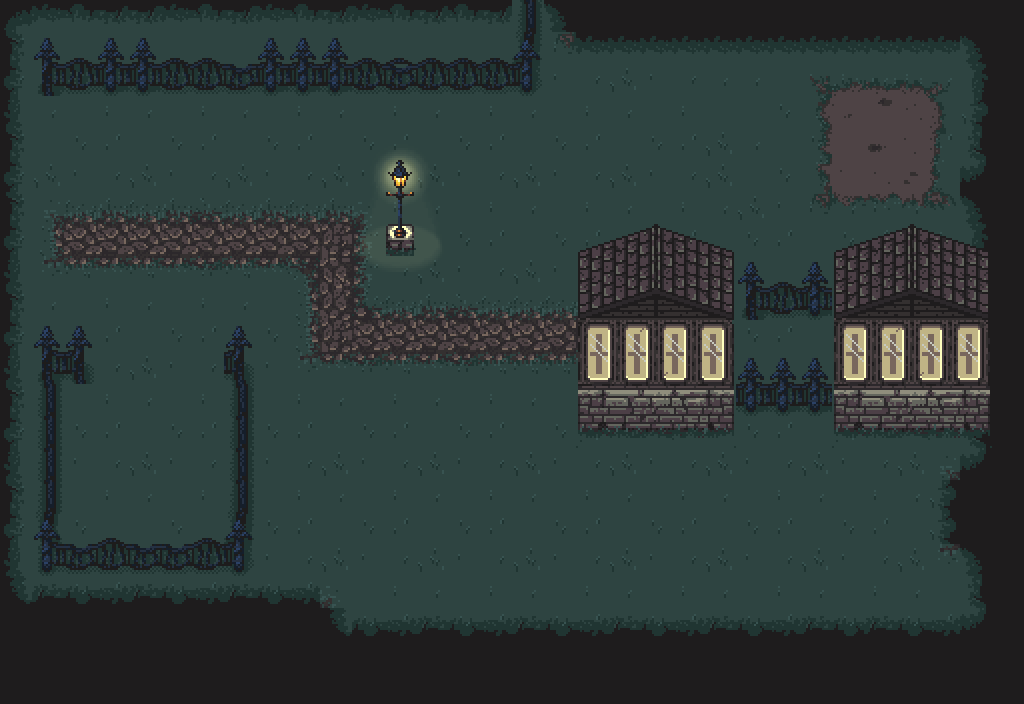

The image is a tile-based game level rendered from a .tmx file. Its description and source (layers, tilesets, objects; grid data summarised) follow:
An orthogonal 32x22 tile map with 32x32 px tiles, 3 tile layers (world_1, world_2, world_3), 1 hidden layer not drawn, 2 tilesets and 12 objects (3x knight, 3x grave, 2x musketeer, 2x civilian, player, ...).

<map version="1.0" orientation="orthogonal" renderorder="right-down" width="32" height="22" tilewidth="32" tileheight="32" nextobjectid="13">
 <properties>
  <property name="background_color" value="#898989" />
 </properties>
 <tileset firstgid="1" name="metatiles" tilewidth="32" tileheight="32">
  <image source="collision_tiles.png" width="160" height="32" />
  <tile id="0">
   <properties>
    <property name="type" value="solid" />
   </properties>
  </tile>
  <tile id="1">
   <properties>
    <property name="type" value="lslope" />
   </properties>
  </tile>
  <tile id="2">
   <properties>
    <property name="type" value="rslope" />
   </properties>
  </tile>
  <tile id="3">
   <properties>
    <property name="type" value="platform" />
   </properties>
  </tile>
  <tile id="4">
   <properties>
    <property name="type" value="breakable" />
   </properties>
  </tile>
 </tileset>
 <tileset firstgid="6" name="map_normal_1" tilewidth="32" tileheight="32">
  <image source="world_1_1.png" width="1024" height="1024" />
 </tileset>
 <layer name="world_1" width="32" height="22">
  <data>[704 cells, 704 non-empty, 88 distinct tile ids]</data>
 </layer>
 <layer name="world_2" width="32" height="22">
  <data>[704 cells, 91 non-empty, 46 distinct tile ids]</data>
 </layer>
 <layer name="collision" width="32" height="22" visible="0" opacity="0.2">
  <data>[704 cells, 243 non-empty, 1 distinct tile ids]</data>
 </layer>
 <objectgroup name="entities">
  <object id="1" name="player" x="68" y="223" width="32" height="32" />
  <object id="2" name="musketeer" x="767" y="98" width="32" height="32" />
  <object id="3" name="knight" x="527" y="273" width="32" height="32" />
  <object id="4" name="knight" x="526" y="368" width="32" height="32" />
  <object id="5" name="grave" x="143" y="480" width="32" height="32" />
  <object id="6" name="grave" x="109" y="418" width="32" height="32" />
  <object id="7" name="grave" x="175" y="418" width="32" height="32" />
  <object id="8" name="civilian" x="384" y="266" width="32" height="32" />
  <object id="9" name="civilian" x="407" y="449" width="32" height="32" />
  <object id="10" name="musketeer" x="881" y="502" width="32" height="32" />
  <object id="11" name="knight" x="716" y="111" width="32" height="32" />
  <object id="12" name="levelchanger" x="816" y="80" width="128" height="128">
   <properties>
    <property name="toLevel" value="level4" />
   </properties>
  </object>
 </objectgroup>
 <layer name="world_3" width="32" height="22">
  <properties>
   <property name="z" value="500" />
  </properties>
  <data>[704 cells, 65 non-empty, 30 distinct tile ids]</data>
 </layer>
</map>
